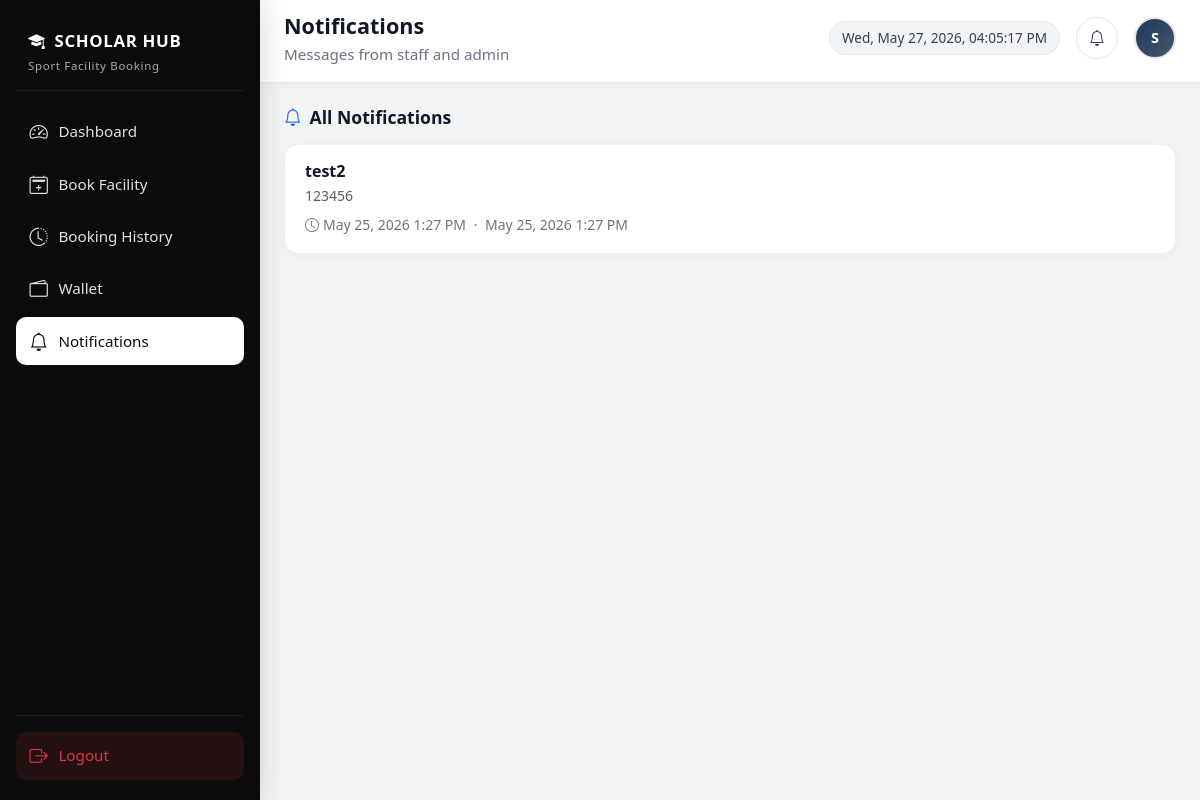
/student_notifications.php (signed in), run on an earlier commit of the app's database.
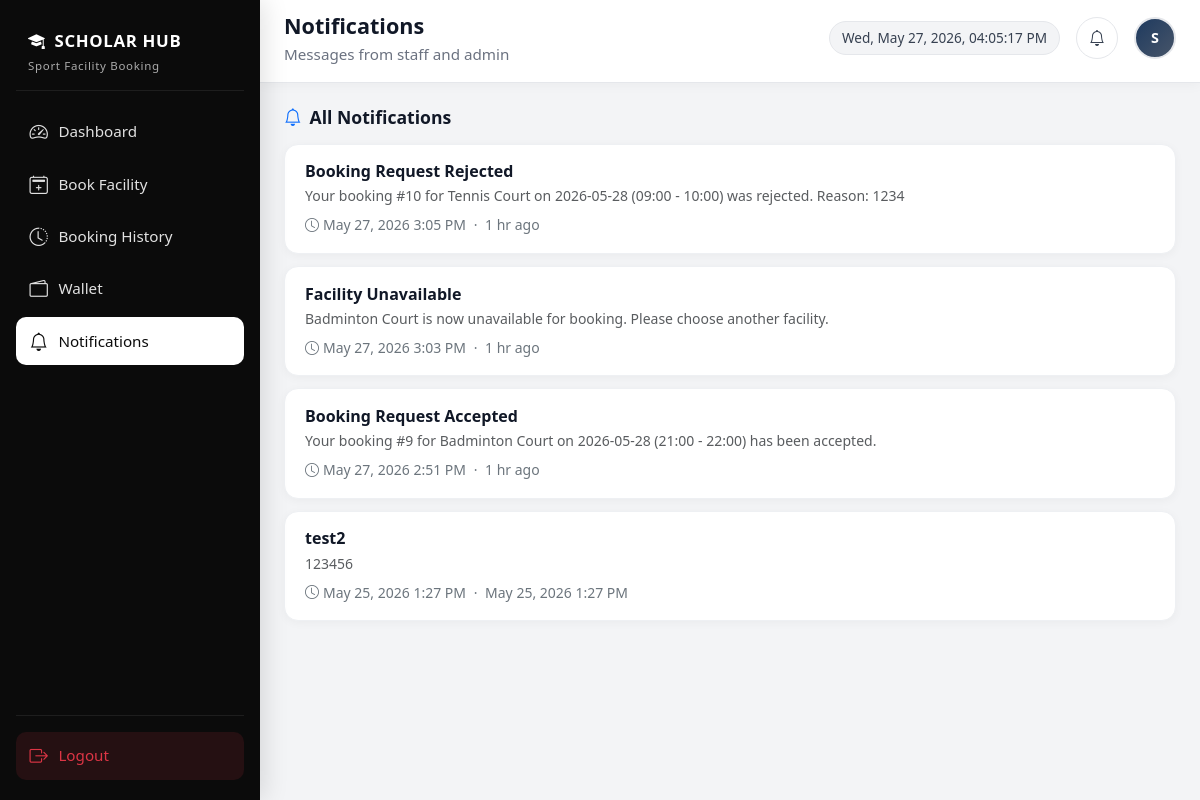
And on a later commit of the database.
### tables this page shows
CREATE TABLE `notifications` (
  `id` int(11) NOT NULL,
  `user_id` int(11) NOT NULL,
  `title` varchar(255) NOT NULL,
  `message` text NOT NULL,
  `is_read` tinyint(1) NOT NULL DEFAULT 0,
  `created_at` timestamp NOT NULL DEFAULT current_timestamp()
);

### includes/notification_helpers.php (called while the page is built, shortened)
<?php
function notifications_ensure_table(mysqli $conn): void
{
    $sql = "CREATE TABLE IF NOT EXISTS notifications (
        id INT AUTO_INCREMENT PRIMARY KEY,
        user_id INT NOT NULL,
        title VARCHAR(255) NOT NULL,
        message TEXT NOT NULL,
        is_read TINYINT(1) NOT NULL DEFAULT 0,
        created_at TIMESTAMP NOT NULL DEFAULT CURRENT_TIMESTAMP,
        INDEX idx_user_created (user_id, created_at),
        FOREIGN KEY (user_id) REFERENCES users(id) ON DELETE CASCADE
    ) ENGINE=InnoDB DEFAULT CHARSET=utf8mb4 COLLATE=utf8mb4_general_ci";
}
function notifications_fetch_for_user(mysqli $conn, int $user_id, int $limit = 30): array
{
    $items = [];
    $stmt = mysqli_prepare(
        $conn,
        "SELECT id, title, message, is_read, created_at
         FROM notifications
         WHERE user_id = ?
         ORDER BY created_at DESC
         LIMIT ?"
    );
    mysqli_stmt_bind_param($stmt, 'ii', $user_id, $limit);
    mysqli_stmt_execute($stmt);
    $res = mysqli_stmt_get_result($stmt);
    while ($row = mysqli_fetch_assoc($res)) {
        $items[] = $row;
    }
    return $items;
}
function notifications_format_datetime(string $datetime): string
{
    $ts = strtotime($datetime);
    return date('M j, Y g:i A', $ts);
}
function notifications_format_time(string $datetime): string
{
    $ts = strtotime($datetime);
    $diff = time() - $ts;
    if ($diff < 86400) {
        return (int) floor($diff / 3600) . ' hr ago';
    }
    return date('M j, Y g:i A', $ts);
}

### student_notifications.php (the view, shortened to what this page needs)
<?php
require_once __DIR__ . '/db.php';
require_once __DIR__ . '/includes/notification_helpers.php';
$student_name = isset($_SESSION['full_name']) && trim((string) $_SESSION['full_name']) !== ''
    ? htmlspecialchars($_SESSION['full_name'], ENT_QUOTES, 'UTF-8')
    : 'Student';
$student_email = isset($_SESSION['email'])
    ? htmlspecialchars((string) $_SESSION['email'], ENT_QUOTES, 'UTF-8')
    : '';
$student_nav_active = 'notifications';
$user_id = (int) $_SESSION['user_id'];
$notifications = notifications_fetch_for_user($conn, $user_id, 200);
?>
<!DOCTYPE html>
<html lang="en">
<head>
    <link href="https://cdn.jsdelivr.net/npm/bootstrap@5.3.3/dist/css/bootstrap.min.css" rel="stylesheet">
    <link href="https://cdn.jsdelivr.net/npm/bootstrap-icons@1.11.3/font/bootstrap-icons.css" rel="stylesheet">
</head>
<body>
<?php include __DIR__ . '/includes/student_sidebar.php'; ?>
<div class="main-wrap" id="mainWrap">
    <header class="top-header">
        <div class="d-flex align-items-center justify-content-between flex-wrap gap-2">
            <div class="d-flex align-items-center gap-3">
                <div>
                    <div class="page-title">Notifications</div>
                    <div class="welcome-text">Messages from staff and admin</div>
                </div>
            </div>
            <div class="d-flex align-items-center gap-3 flex-wrap">
                <div class="datetime-pill" id="liveDateTime"></div>
                <?php include __DIR__ . '/includes/student_notification_bell.php'; ?>
                <div class="avatar" title="<?php echo $student_email !== '' ? $student_email : $student_name; ?>">
                    <?php
                    $parts = preg_split('/\s+/', trim((string) ($_SESSION['full_name'] ?? 'S')));
                    $ini = strtoupper(substr($parts[0] ?? 'S', 0, 1));
                    echo htmlspecialchars($ini, ENT_QUOTES, 'UTF-8');
                    ?>
                </div>
            </div>
        </div>
    </header>
    <main class="content-area">
        <div class="d-flex flex-wrap justify-content-between align-items-center gap-2 mb-3">
            <h2 class="section-title mb-0"><i class="bi bi-bell text-primary"></i> All Notifications</h2>
        </div>
        <?php if (empty($notifications)): ?>
            <div class="table-wrap p-5 text-center text-muted">
                <i class="bi bi-bell-slash fs-1 d-block mb-2 opacity-50"></i>
                You have no notifications yet.
            </div>
        <?php else: ?>
            <?php foreach ($notifications as $n): ?>
                <article
                    class="notif-page-card<?php echo (int) $n['is_read'] === 0 ? ' unread' : ''; ?>"
                    data-id="<?php echo (int) $n['id']; ?>"
                >
                    <div class="d-flex justify-content-between align-items-start gap-2 mb-1">
                        <h3 class="notif-page-title h6 mb-0"><?php echo htmlspecialchars($n['title'], ENT_QUOTES, 'UTF-8'); ?></h3>
                    </div>
                    <p class="text-muted mb-2 small" style="white-space: pre-wrap;"><?php echo htmlspecialchars($n['message'], ENT_QUOTES, 'UTF-8'); ?></p>
                    <div class="small text-secondary">
                        <i class="bi bi-clock me-1"></i><?php echo htmlspecialchars(notifications_format_datetime($n['created_at']), ENT_QUOTES, 'UTF-8'); ?>
                        <span class="mx-1">·</span>
                        <?php echo htmlspecialchars(notifications_format_time($n['created_at']), ENT_QUOTES, 'UTF-8'); ?>
                    </div>
                </article>
            <?php endforeach; ?>
        <?php endif; ?>
    </main>
</div>
</body>
</html>

### includes/student_sidebar.php (shortened to what this page needs)
<aside class="sidebar" id="sidebar" aria-label="Student navigation">
    <div class="sidebar-brand">
        <i class="bi bi-mortarboard-fill me-1"></i> SCHOLAR HUB
        <small>Sport Facility Booking</small>
    </div>
    <nav class="d-flex flex-column flex-grow-1">
        <a href="student_dashboard.php" class="nav-link-sidebar <?php echo $student_nav_active === 'dashboard' ? 'active' : ''; ?>">
            <i class="bi bi-speedometer2"></i> Dashboard
        </a>
        <a href="booking.php" class="nav-link-sidebar <?php echo $student_nav_active === 'book' ? 'active' : ''; ?>">
            <i class="bi bi-calendar2-plus"></i> Book Facility
        </a>
        <a href="booking_history.php" class="nav-link-sidebar <?php echo $student_nav_active === 'history' ? 'active' : ''; ?>">
            <i class="bi bi-clock-history"></i> Booking History
        </a>
        <a href="payment.php" class="nav-link-sidebar <?php echo $student_nav_active === 'wallet' ? 'active' : ''; ?>">
            <i class="bi bi-wallet2"></i> Wallet
        </a>
        <a href="student_notifications.php" class="nav-link-sidebar <?php echo $student_nav_active === 'notifications' ? 'active' : ''; ?>">
            <i class="bi bi-bell"></i> Notifications
        </a>
    </nav>
    <div class="sidebar-footer">
        <a href="logout.php" class="nav-link-sidebar text-danger" style="background: rgba(220,53,69,0.12);">
            <i class="bi bi-box-arrow-right"></i> Logout
        </a>
    </div>
</aside>

### includes/student_notification_bell.php (shortened to what this page needs)
<?php
require_once __DIR__ . '/notification_helpers.php';
?>
<div class="notif-bell-wrap dropdown">
    <button
        type="button"
        class="btn-notif-bell"
        id="btnNotifBell"
        data-bs-toggle="dropdown"
        data-bs-auto-close="outside"
        aria-expanded="false"
        aria-label="Notifications"
    >
        <i class="bi bi-bell"></i>
    </button>
</div>

### includes/student_styles.php (style rules this page uses)
:root { --sidebar-width: 260px; --sidebar-bg: #0b0b0b; --sidebar-hover: #1a1a1a; --page-bg: #f3f4f6; --card-radius: 14px; --transition: 0.22s ease; }
html { overflow-x: hidden; }
body { font-family: system-ui, -apple-system, BlinkMacSystemFont, "Segoe UI", Roboto, sans-serif; background: var(--page-bg); min-height: 100vh; min-height: 100dvh; overflow-x: hidden; }
a { text-decoration: none; }
.sidebar { position: fixed; top: 0; left: 0; width: var(--sidebar-width); height: 100vh; height: 100dvh; max-height: 100dvh; overflow-y: auto; background: var(--sidebar-bg); color: #fff; z-index: 1040; display: flex; flex-direction: column; padding: max(1.25rem, env(safe-area-inset-top)) 1rem max(1rem, env(safe-area-inset-bottom)) max(1rem, env(safe-area-inset-left)); transition: transform var(--transition); box-shadow: 4px 0 24px rgba(0,0,0,0.12); }
.sidebar-brand { font-weight: 800; letter-spacing: 0.04em; font-size: 1.05rem; padding: 0.5rem 0.75rem 1rem; border-bottom: 1px solid rgba(255,255,255,0.08); margin-bottom: 1rem; }
.sidebar-brand small { display: block; font-weight: 500; opacity: 0.65; font-size: 0.72rem; margin-top: 0.25rem; }
.nav-link-sidebar { display: flex; align-items: center; gap: 0.65rem; color: rgba(255,255,255,0.88); padding: 0.65rem 0.85rem; border-radius: 10px; margin-bottom: 0.25rem; font-weight: 500; font-size: 0.95rem; transition: background var(--transition), color var(--transition), transform var(--transition); }
.nav-link-sidebar i { font-size: 1.15rem; }
.nav-link-sidebar.active { background: #fff; color: #0b0b0b; }
.nav-link-sidebar.active i { color: #0b0b0b; }
.sidebar-footer { margin-top: auto; padding-top: 1rem; border-top: 1px solid rgba(255,255,255,0.08); }
.main-wrap { margin-left: var(--sidebar-width); min-height: 100vh; transition: margin-left var(--transition); }
.top-header { background: #fff; border-bottom: 1px solid #e5e7eb; padding: max(0.65rem, env(safe-area-inset-top)) clamp(0.75rem, 2.5vw, 1.5rem) 1rem; position: sticky; top: 0; z-index: 1020; box-shadow: 0 2px 12px rgba(0,0,0,0.04); }
.page-title { font-weight: 700; font-size: clamp(1.05rem, 2.8vw, 1.35rem); color: #111827; }
.welcome-text { color: #6b7280; font-size: clamp(0.8rem, 2.2vw, 0.95rem); }
.datetime-pill { font-size: clamp(0.72rem, 1.8vw, 0.85rem); color: #374151; background: #f3f4f6; border: 1px solid #e5e7eb; padding: 0.35rem 0.75rem; border-radius: 999px; white-space: nowrap; }
.avatar { width: 42px; height: 42px; border-radius: 50%; background: linear-gradient(135deg, #1e3a5f, #475569); color: #fff; display: flex; align-items: center; justify-content: center; font-weight: 700; font-size: 0.9rem; border: 2px solid #e5e7eb; flex-shrink: 0; }
.content-area { padding: clamp(0.75rem, 2.5vw, 1.5rem); padding-bottom: max(1.5rem, env(safe-area-inset-bottom)); }
.notif-bell-wrap { position: relative; }
.btn-notif-bell { position: relative; border: 1px solid #e5e7eb; background: #fff; border-radius: 50%; width: 42px; height: 42px; display: inline-flex; align-items: center; justify-content: center; color: #374151; padding: 0; flex-shrink: 0; }
.section-title { font-weight: 700; font-size: clamp(1rem, 2.5vw, 1.1rem); color: #111827; margin-bottom: 1rem; display: flex; align-items: center; gap: 0.5rem; }
.section-title::after { content: ""; flex: 1; height: 1px; background: linear-gradient(90deg, #e5e7eb, transparent); margin-left: 0.5rem; }
.notif-page-card { background: #fff; border: 1px solid #eef0f3; border-radius: var(--card-radius); padding: 1.1rem 1.25rem; margin-bottom: 0.75rem; box-shadow: 0 2px 10px rgba(0,0,0,0.04); }
.notif-page-card .notif-page-title { font-weight: 700; color: #111827; }

What changed in the data, as far as the page shows it:
added notifications: title "Booking Request Rejected", message "Your booking #10 for Tennis Court on 2026-05-28 (09:00 - 10:00) was rejected. Reason: 1234", created_at "May 27, 2026 3:05 PM", created_at "1 hr ago"
added notifications: title "Facility Unavailable", message "Badminton Court is now unavailable for booking. Please choose another facility.", created_at "May 27, 2026 3:03 PM", created_at "1 hr ago"
added notifications: title "Booking Request Accepted", message "Your booking #9 for Badminton Court on 2026-05-28 (21:00 - 22:00) has been accepted.", created_at "May 27, 2026 2:51 PM", created_at "1 hr ago"
